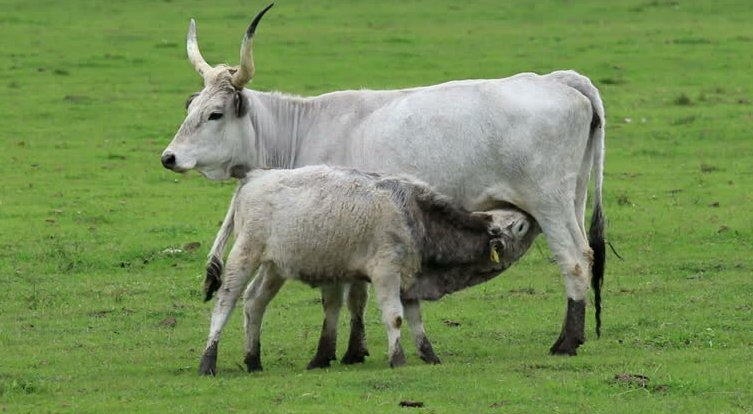
#> input picture lab_2/Gabor Segmentation/data/cows.jpg, 753 x 414 px
$ python gabor_segmentation.py
#> lines starting #> are read from the running program, lines starting #| are printed output that depends on the picture; after the words box and inside, x2 and y2 are one past the last pixel; in counts of white or black regions, pixels touching at a corner belong together
### lab_2/Gabor Segmentation/createGabor.py
import numpy as np
import matplotlib.pyplot as plt

def createGabor(sigma, theta, lamda, psi, gamma ):
#CREATEGABOR Creates a complex valued Gabor filter.
#   myGabor = createGabor( sigma, theta, lamda, psi, gamma ) generates
#   Gabor kernels.
#   - ARGUMENTS
#     sigma      Standard deviation of Gaussian envelope.
#     theta      Orientation of the Gaussian envelope. Takes arguments in
#                the range [0, pi/2).
#     lamda     The wavelength for the carriers. The central frequency
#                (w_c) of the carrier signals.
#     psi        Phase offset for the carrier signal, sin(w_c . t + psi).
#     gamma      Controls the aspect ratio of the Gaussian envelope
#
#   - OUTPUT
#     myGabor    A matrix of size [h,w,2], holding the real and imaginary
#                parts of the Gabor in myGabor(:,:,1) and myGabor(:,:,2),
#                respectively.

    # Set the aspect ratio.
    sigma_x = sigma
    sigma_y = sigma/gamma

    # Generate a grid
    nstds = 3
    xmax = max(abs(nstds*sigma_x*np.cos(theta)),abs(nstds*sigma_y*np.sin(theta)))
    xmax = np.ceil(max(1,xmax))
    ymax = max(abs(nstds*sigma_x*np.sin(theta)),abs(nstds*sigma_y*np.cos(theta)))
    ymax = np.ceil(max(1,ymax))

    # Make sure that we get square filters.
    xmax = max(xmax,ymax)
    ymax = max(xmax,ymax)
    xmin = -xmax
    ymin = -ymax

    # Generate a coordinate system in the range [xmin,xmax] and [ymin, ymax].
    [x,y] = np.meshgrid(np.arange(xmin, xmax+1), np.arange(ymin, ymax+1))

    # Convert to a 2-by-N matrix where N is the number of pixels in the kernel.
    XY = np.concatenate((x.reshape(1, -1), y.reshape(1, -1)), axis=0)

    # Compute the rotation of pixels by theta.
    # \\ Hint: Use the rotation matrix to compute the rotated pixel coordinates: rot(theta) * XY.
    rotMat = generateRotationMatrix(theta)
    rot_XY = np.matmul(rotMat,XY)
    rot_x = rot_XY[0,:]
    rot_y = rot_XY[1,:]


    # Create the Gaussian envelope.
    # \\ IMPLEMENT the helper function createGauss.
    gaussianEnv = createGauss(rot_x, rot_y, gamma, sigma)

    # Create the orthogonal carrier signals.
    # \\ IMPLEMENT the helper functions createCos and createSin.
    cosCarrier = createCos(rot_x, lamda, psi)
    sinCarrier = createSin(rot_x, lamda, psi)

    # Modulate (multiply) Gaussian envelope with the carriers to compute
    # the real and imaginary components of the omplex Gabor filter.
    myGabor_real =   gaussianEnv*cosCarrier  # \\TODO: modulate gaussianEnv with cosCarrier
    myGabor_imaginary = gaussianEnv*sinCarrier# \\TODO: modulate gaussianEnv with sinCarrier

    # Pack myGabor_real and myGabor_imaginary into myGabor.
    h, w = myGabor_real.shape

    myGabor = np.zeros((h, w, 2))
    myGabor[:,:,0] = myGabor_real
    myGabor[:,:,1] = myGabor_imaginary


    # Uncomment below line to see how are the gabor filters
    # figure
    # subplot(121), imshow(myGabor_real,[])
    # subplot(122), imshow(myGabor_imaginary, [])


    return myGabor


# Helper Functions
# ----------------------------------------------------------
def generateRotationMatrix(theta):
    # ----------------------------------------------------------
    # Returns the rotation matrix.
    # \\ Hint: https://en.wikipedia.org/wiki/Rotation_matrix \\
    rotMat = np.array([[np.cos(theta), -np.sin(theta)],
                       [np.sin(theta), np.cos(theta)]])# \\TODO: code the rotation matrix given theta.
    return rotMat

# ----------------------------------------------------------
def createCos(rot_x, lamda, psi):
    # ----------------------------------------------------------
    # Returns the 2D cosine carrier.
    cosCarrier = np.cos(2*np.pi*rot_x/lamda + psi )# \\TODO: Implement the cosine given rot_x, lamda and psi.

    # Reshape the vector representation to matrix.
    cosCarrier = np.reshape(cosCarrier, (int(np.sqrt(len(cosCarrier))), -1))
    return cosCarrier

# ----------------------------------------------------------
def createSin(rot_x, lamda, psi):
    # ----------------------------------------------------------
    # Returns the 2D sine carrier.
    sinCarrier = np.cos(2*np.pi*rot_x/lamda + psi )# # \\TODO: Implement the sine given rot_x, lamda and psi.

    # Reshape the vector representation to matrix.
    sinCarrier = np.reshape(sinCarrier, (int(np.sqrt(len(sinCarrier))), -1))
    return sinCarrier

# ----------------------------------------------------------
def createGauss(rot_x, rot_y, gamma, sigma):
    # ----------------------------------------------------------
    # Returns the 2D Gaussian Envelope.
    gaussEnv = np.exp(-( (rot_x**2) + gamma**2 * rot_y**2 )/(2* (sigma**2)))# \\TODO: Implement the Gaussian envelope.


    # Reshape the vector representation to matrix.
    gaussEnv = np.reshape(gaussEnv, (int(np.sqrt(len(gaussEnv))),-1))
    return gaussEnv

# [35 lines of commented-out code are left out]

### lab_2/Gabor Segmentation/gabor_segmentation.py
import cv2
import matplotlib.pyplot as plt
import math
import numpy as np
import time
from createGabor import *
# Hyperparameters
k        = 2      # number of clusters in k-means algorithm. By default,
                  # we consider k to be 2 in foreground-background segmentation task.
image_id = 'Cows' # Identifier to switch between input images.
                  # Possible ids: 'Kobi',    'Polar', 'Robin-1'
                  #               'Robin-2', 'Cows', 'SciencePark'

# Misc
err_msg  = 'Image not available.'

# Control settings
visFlag       = False  #  Set to true to visualize filter responses.
smoothingFlag = True   #  Set to true to postprocess filter outputs.

# Read image
if image_id == 'Kobi':
  img = cv2.imread('./data/kobi.png')
  img = cv2.cvtColor(img, cv2.COLOR_BGR2RGB)
  resize_factor = 0.25
elif image_id == 'Polar':
  img = cv2.imread('./data/polar-bear-hiding.jpg')
  img = cv2.cvtColor(img, cv2.COLOR_BGR2RGB)
  resize_factor = 0.75
elif image_id == 'Robin-1':
  img = cv2.imread('./data/robin-1.jpg')
  img = cv2.cvtColor(img, cv2.COLOR_BGR2RGB)
  resize_factor = 1
elif image_id == 'Robin-2':
  img = cv2.imread('./data/robin-2.jpg')
  img = cv2.cvtColor(img, cv2.COLOR_BGR2RGB)
  resize_factor = 0.5
elif image_id == 'Cows':
  img = cv2.imread('./data/cows.jpg')
#> img is the input picture: shape (414, 753, 3); mean B, G, R 86.1, 141.8, 117.6
  img = cv2.cvtColor(img, cv2.COLOR_BGR2RGB)
  resize_factor = 0.5
elif image_id == 'SciencePark':
  img = cv2.imread('./data/sciencepark.jpg')
  img = cv2.cvtColor(img, cv2.COLOR_BGR2RGB)
  img = permute(img,[2,1,3])
  resize_factor = 0.2
else:
  raise ValueError(err_msg)

# Image adjustments
img = cv2.resize(img, (0,0), fx=resize_factor, fy=resize_factor)
#> img: shape (207, 376, 3)

img_gray = cv2.cvtColor(img, cv2.COLOR_RGB2GRAY).astype(np.float32)
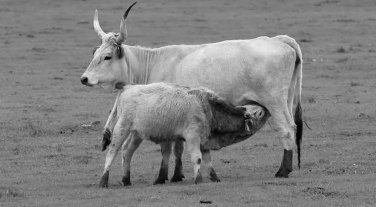
#> img_gray: shape (207, 376) float32; min 1, max 242, mean 128.3


# Display image
plt.figure()
plt.title(f'Input image: {image_id}')
plt.imshow(img)
plt.axis("off")

# Design array of Gabor Filters
# In this code section, you will create a Gabor Filterbank. A filterbank is
# a collection of filters with varying properties (e.g. {shape, texture}).
# A Gabor filterbank consists of Gabor filters of distinct orientations
# and scales. We will use this bank to extract texture information from the
# input image.

numRows, numCols, _ = img.shape
#> numRows = 207; numCols = 376

# Estimate the minimum and maximum of the wavelengths for the sinusoidal
# carriers.
# ** This step is pretty much standard, therefore, you don't have to
#    worry about it. It is cycles in pixels. **
lambdaMin = 4/np.sqrt(2)
lambdaMax = np.sqrt(abs(numRows)**2 + abs(numCols)**2)
#> lambdaMax = 429.2

# Specify the carrier wavelengths.
# (or the central frequency of the carrier signal, which is 1/lambda)
n = np.floor(np.log2(lambdaMax/lambdaMin))
#> n = 7
lambdas = 2**np.arange(0, (n-2)+1) * lambdaMin
#> lambdas = [2.83, 5.66, 11.31, 22.63, 45.25, 90.51]
# lambdas = [ 2.82842712  5.65685425 11.3137085  22.627417   45.254834   90.50966799]
lambdas = [90.50966799]


# Define the set of orientations for the Gaussian envelope.
dTheta       = 2 * np.pi/8   # \\ the step size
orientations = np.arange(0, np.pi+dTheta, dTheta)

# Define the set of sigmas for the Gaussian envelope. Sigma here defines
# the standard deviation, or the spread of the Gaussian.
sigmas = np.array([12])

# Now you can create the filterbank. We provide you with a Python list
# called gaborFilterBank in which we will hold the filters and their
# corresponding parameters such as sigma, lambda and etc.
# ** All you need to do is to implement createGabor(). Rest will be handled
#    by the provided code block. **
gaborFilterBank = []
tic = time.time()
for lmbda in lambdas:
    for sigma in sigmas:
        for theta in orientations:
            # print(lmbda,sigma,theta)
            # Filter parameter configuration for this filter.
            psi    = 0
            gamma  = 0.5

            # Create a Gabor filter with the specs above.
            # (We also record the settings in which they are created. )
            # // TODO: Implement the function createGabor() following
            #          the guidelines in the given function template.
            #          ** See createGabor.py for instructions ** //
            filter_config = {}
            filter_config["filterPairs"] = createGabor(sigma, theta, lmbda, psi, gamma)
            filter_config["sigma"]       = sigma
            filter_config["lmbda"]       = lmbda
            filter_config["theta"]       = theta
            filter_config["psi"]         = psi
            filter_config["gamma"]       = gamma
            gaborFilterBank.append(filter_config)
ctime = time.time() - tic

print('--------------------------------------\n \t\tDetails\n--------------------------------------')
print(f'Total number of filters       : {len(gaborFilterBank)}')
print(f'Number of scales (sigma)      : {len(sigmas)}')
print(f'Number of orientations (theta): {len(orientations)}')
print(f'Number of carriers (lambda)   : {len(lambdas)}')
print(f'---------------------------------------')
print(f'Filter bank created in {ctime} seconds.')
print(f'---------------------------------------')

# Filter images using Gabor filter bank using quadrature pairs (real and imaginary parts)
# You will now filter the input image with each complex Gabor filter in
# gaborFilterBank structure and store the output in the cell called
# featureMaps.
# // Hint-1: Apply both the real imaginary parts of each kernel
#            separately in the spatial domain (i.e. over the image). //
# // Hint-2: Assign each output (i.e. real and imaginary parts) in
#            variables called real_out and imag_out. //
# // Hint-3: Use built-in cv2 function, filter2D, to convolve the filter
#            with the input image. Check the options for padding. Find
#            the one that works well. You might want to
#            explain what works better and why shortly in the report.
featureMaps = []

for gaborFilter in gaborFilterBank:
    # gaborFilter["filterPairs"] has two elements. One is related to the real part
    # of the Gabor Filter and the other one is the imagineray part.
    real_out =  cv2.filter2D(img_gray,-1,kernel=gaborFilter["filterPairs"][:,:,0]) # \\TODO: filter the grayscale input with real part of the Gabor
    imag_out =  cv2.filter2D(img_gray,-1,kernel=gaborFilter["filterPairs"][:,:,1])# \\TODO: filter the grayscale input with imaginary part of the Gabor


    featureMaps.append(np.stack((real_out, imag_out), 2))

    # Visualize the filter responses if you wish.
    if visFlag:
        fig = plt.figure()
        ax = fig.add_subplot(1, 2, 1)
        ax.imshow(real_out)    # Real
        title = "Re[h(x,y)], \n lambda = {0:.4f}, \n theta = {1:.4f}, \n sigma = {2:.4f}".format(gaborFilter["lmbda"], gaborFilter["theta"], gaborFilter["sigma"])
        ax.set_title(title)
        ax.axis("off")
        ax = fig.add_subplot(1, 2, 2)
        ax.imshow(imag_out)    # Real
        title = "Im[h(x,y)], \n lambda = {0:.4f}, \n theta = {1:.4f}, \n sigma = {2:.4f}".format(gaborFilter["lmbda"], gaborFilter["theta"], gaborFilter["sigma"])
        ax.set_title(title)
        ax.axis("off")
        plt.show()
#> this loop made 5 passes
#> pass 1, `real_out =  cv2.filter2D(img_gray,-1,kernel=gaborFilter["filterPairs"]..`:
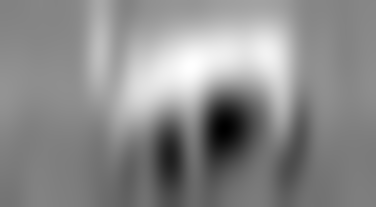
#> real_out: shape (207, 376) float32; min 92994.6, max 222641.1, mean 163728.1; drawn with min black and max white
#> pass 2, `real_out =  cv2.filter2D(img_gray,-1,kernel=gaborFilter["filterPairs"]..`:
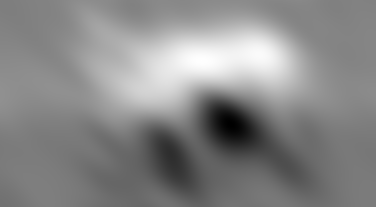
#> real_out: shape (207, 376) float32; min 91285.5, max 226410.1, mean 163335.8; drawn with min black and max white
#> pass 3, `real_out =  cv2.filter2D(img_gray,-1,kernel=gaborFilter["filterPairs"]..`:
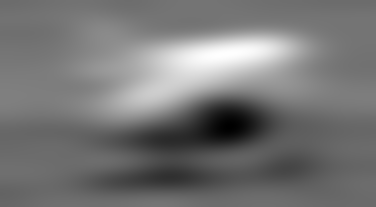
#> real_out: shape (207, 376) float32; min 86300.1, max 253528.6, mean 163730.3; drawn with min black and max white
#> after the loop, featureMaps = 5 items


# Compute the magnitude
# Now, you will compute the magnitude of the output responses.
# \\ Hint: (real_part^2 + imaginary_part^2)^(1/2) \\
featureMags =  []
for i, fm in enumerate(featureMaps):
    real_part = fm[...,0]
    imag_part = fm[...,1]
    mag = np.sqrt(real_part**2 + imag_part**2)# \\TODO: Compute the magnitude here
    featureMags.append(mag)


    # Visualize the magnitude response if you wish.
    if visFlag:
        fig = plt.figure()

        ax = fig.add_subplot(1, 1, 1)
        ax.imshow(mag.astype(np.uint8))    # visualize magnitude
        title = "Re[h(x,y)], \n lambda = {0:.4f}, \n theta = {1:.4f}, \n sigma = {2:.4f}".format(gaborFilterBank[i]["lmbda"],
                                                                                                 gaborFilterBank[i]["theta"],
                                                                                               gaborFilterBank[i]["sigma"])
        ax.set_title(title)
        ax.axis("off")
#> after the loop, featureMags = 5 items
        # plt.show()

# Prepare and Preprocess features
# You can think of each filter response as a sort of feature representation
# for the pixels. Now that you have numFilters = |gaborFilterBank| filters,
# we can represent each pixel by this many features.
# \\ Q: What kind of features do you think gabor filters might correspond to?

# You will now implement a smoothing operation over the magnitude images in
# featureMags.
# \\ Hint: For each i in [1, length(featureMags)], smooth featureMags{i}
#          using an appropriate first order Gaussian kernel.
# \\ Hint: cv2 filter2D function is helpful here.
features = np.zeros(shape=(numRows, numCols, len(featureMags)))

if smoothingFlag:
    # \\TODO:
    #FOR_LOOP
        # i)  filter the magnitude response with appropriate Gaussian kernels
        # ii) insert the smoothed image into features[:,:,jj]
    for i in range(len(featureMags)):
        features[:,:,i] = (cv2.filter2D(featureMags[i].astype(np.float32),-1,3))
    #END_FOR
else:
    # Don't smooth but just insert magnitude images into the matrix
    # called features.
    for i, fmag in enumerate(featureMags):
        features[:,:,i] = fmag
        # features.append(fmag)


# Reshape the filter outputs (i.e. tensor called features) of size
# [numRows, numCols, numFilters] into a matrix of size [numRows*numCols, numFilters]
# This will constitute our data matrix which represents each pixel in the
# input image with numFilters features.
features = np.reshape(features, newshape=(numRows * numCols,-1))


# Standardize features.
# \\ Hint: see http://ufldl.stanford.edu/wiki/index.php/Data_Preprocessing for more information.

features = (features-np.mean(features))/np.std(features)# \\ TODO: i)  Implement standardization on matrix called features.
           #          ii) Return the standardized data matrix.


# (Optional) Visualize the saliency map using the first principal component
# of the features matrix. It will be useful to diagnose possible problems
# with the pipeline and filterbank.

from sklearn.decomposition import PCA

transformed_feature = PCA(n_components=1).fit_transform(features) # select the first component
transformed_feature = np.ascontiguousarray(transformed_feature, dtype=np.float32)
feature2DImage = np.reshape(transformed_feature,newshape=(numRows,numCols))
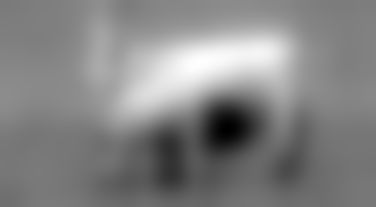
#> feature2DImage: shape (207, 376) float32; min -7.05, max 6.56, mean -5.02e-08; drawn with min black and max white
plt.figure()
plt.title(f'Pixel representation projected onto first PC')
plt.imshow(feature2DImage, cmap='gray')
plt.axis("off")
plt.show()


# Apply k-means algorithm to cluster pixels using the data matrix,
# features.
# \\ Hint-1: search about sklearn kmeans function https://scikit-learn.org/stable/modules/generated/sklearn.cluster.KMeans.html.
# \\ Hint-2: use the parameter k defined in the first section when calling
#            sklearn's built-in kmeans function.
from sklearn.cluster import KMeans

tic = time.time()
pixLabels = KMeans(n_clusters= k).fit(features).labels_# \\TODO: Return cluster labels per pixel
ctime = time.time() - tic
print(f'Clustering completed in {ctime} seconds.')


# Visualize the clustering by reshaping pixLabels into original grayscale
# input size [numRows numCols].
pixLabels = np.reshape(pixLabels,newshape=(numRows,numCols))
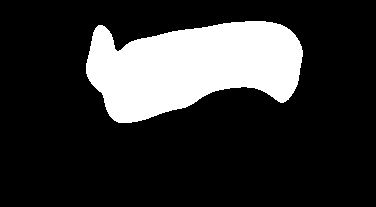
#> pixLabels: shape (207, 376) int32; values 0 (black) and 1 (white), 19.7% white; 1 white region, box (x1, y1, x2, y2) and area: (86, 21, 303, 123) 15311
plt.figure()
plt.title(f'Pixel clusters')
plt.imshow(pixLabels,cmap='gray')
plt.axis("off")
plt.show()


# Use the pixLabels to visualize segmentation.
Aseg1 = np.zeros_like(img)
#> Aseg1: shape (207, 376, 3); every value is 0
Aseg2 = np.zeros_like(img)
BW = pixLabels == 2
#> BW: shape (207, 376) bool; every value is 0
BW = np.repeat(BW[:, :, np.newaxis], 3, axis=2)
Aseg1[BW] = img[BW]
Aseg2[~BW] = img[~BW]

plt.figure()
plt.title(f'montage')
plt.imshow(Aseg1, 'gray', interpolation='none')
plt.imshow(Aseg2, 'jet',  interpolation='none', alpha=0.7)
plt.axis("off")
plt.show()
